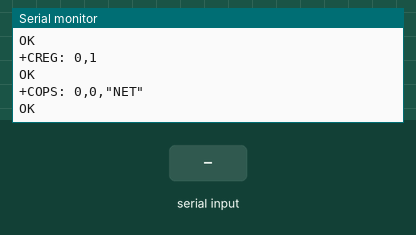
Recording of a program running on a simulated Arduino Uno, built with avr-gcc and run on an emulated ATmega328P. On the bench: the last lines printed to the serial monitor. The inputs (shaded band) are chosen by the test bench. The modem accepts every AT command (registered, SIM ready, sends succeed) and sends nothing else.

Above: at 4.7 s.
4.8 s: "1" received over the second serial link
At 6.1 s:
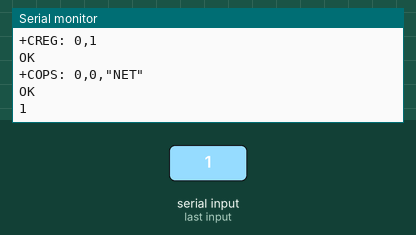
6.5 s: "0" received over the second serial link
At 7.3 s:
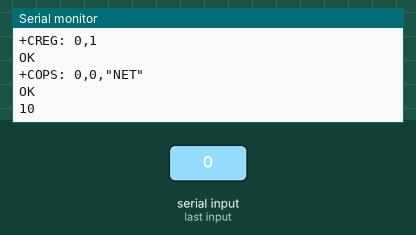

Measured:
- after the input at 4.8 s, the serial monitor: prints a new line after 0.25 s (image 1)
- after the input at 6.5 s, the serial monitor: prints a new line after 0.05 s (image 2)

The program:

main.cpp
```cpp
#include <Arduino.h>
/*
SanatBazar
Arduino Tutorial Series
Author: Davood Dorostkar
Website: www.sanatbazar.com

*/

#include <SoftwareSerial.h>
SoftwareSerial SIM800(2, 3); //SIM800L Tx >> 2 & Rx >> 3

void serialReadWrite()
{
  delay(500);
  while (Serial.available())
    SIM800.write(Serial.read());
  while (SIM800.available())
    Serial.write(SIM800.read());
}

void setup()
{
  Serial.begin(9600);
  SIM800.begin(9600);
  Serial.println("Initializing...");
  delay(1000);
  SIM800.println("AT");
  serialReadWrite();
  SIM800.println("AT+CSQ");
  serialReadWrite();
  SIM800.println("AT+CCID");
  serialReadWrite();
  SIM800.println("AT+CREG?");
  serialReadWrite();
  SIM800.println("AT+COPS?");
  serialReadWrite();
}

void loop()
{
  serialReadWrite();
}
```
